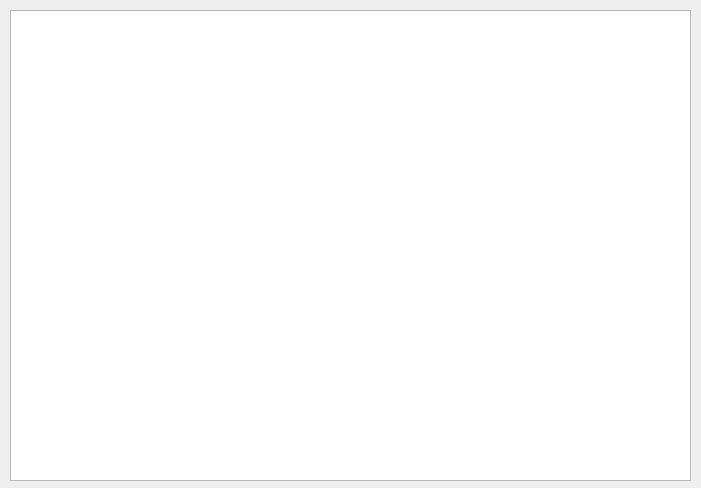
<?xml version="1.0" encoding="UTF-8"?>
<ui version="4.0">
 <class>HelperForm</class>
 <widget class="QWidget" name="HelperForm">
  <property name="geometry">
   <rect>
    <x>0</x>
    <y>0</y>
    <width>701</width>
    <height>488</height>
   </rect>
  </property>
  <property name="windowTitle">
   <string>Form</string>
  </property>
  <widget class="QTextBrowser" name="textBrowser">
   <property name="geometry">
    <rect>
     <x>10</x>
     <y>10</y>
     <width>681</width>
     <height>471</height>
    </rect>
   </property>
  </widget>
 </widget>
 <resources/>
 <connections/>
</ui>
